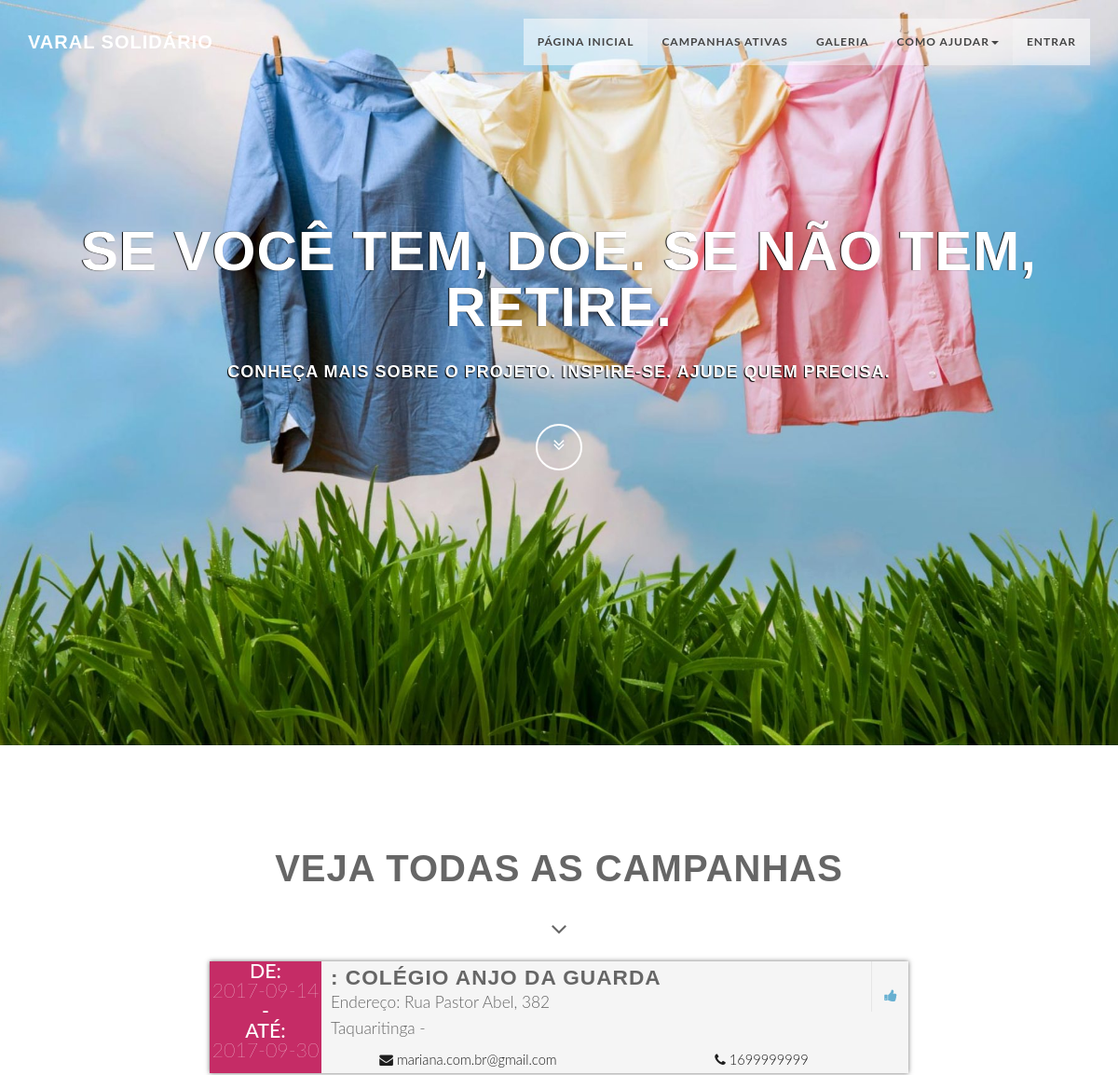
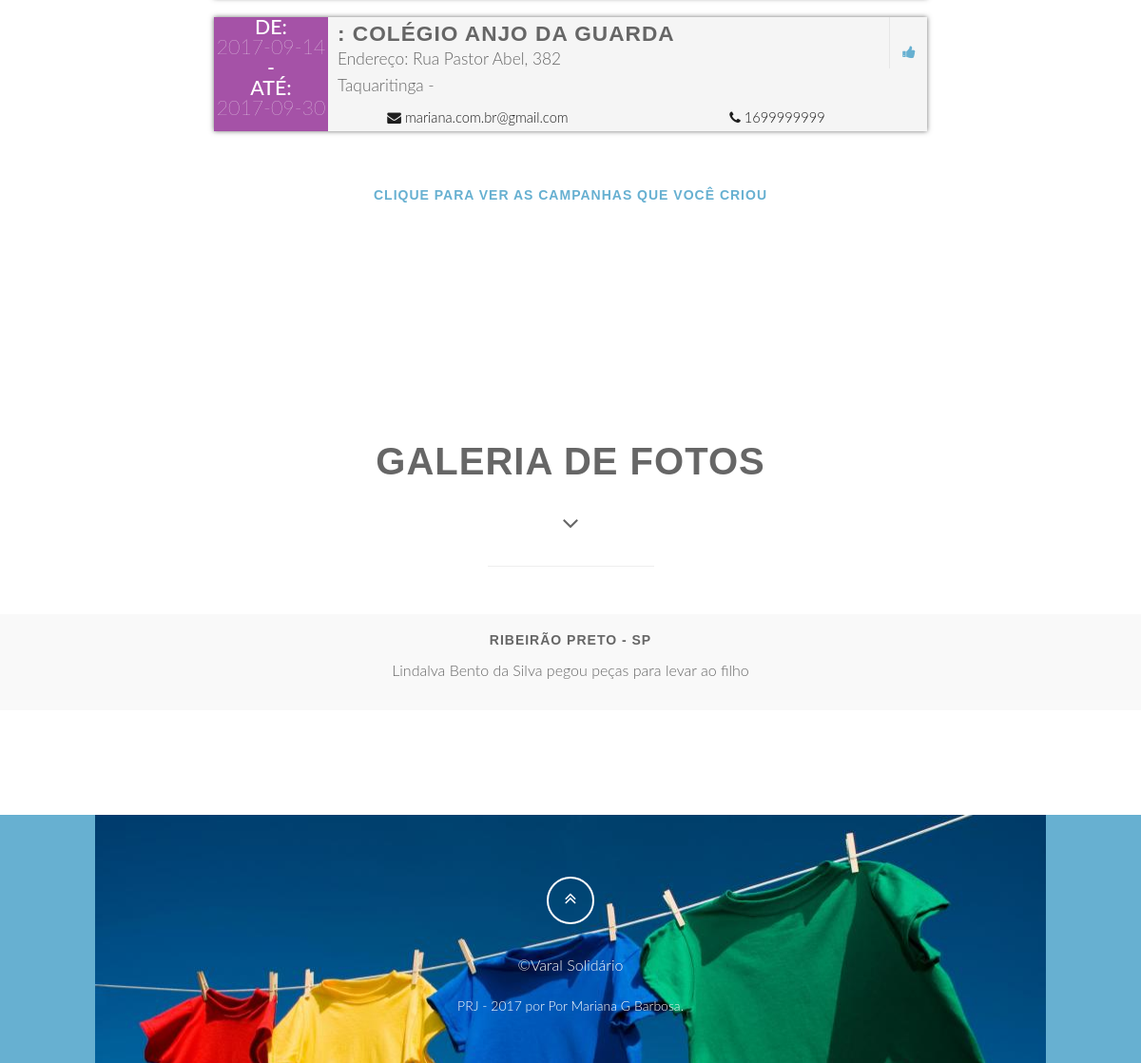
Screenshot of /pesquisar_campanha_antigo.php with the database file from the repository (2 pictures, top to bottom).
### tables this page shows
CREATE TABLE `campanha` (
  `id_campanha` int(11) NOT NULL,
  `local_camp` varchar(100) NOT NULL,
  `cidade_camp` varchar(100) NOT NULL,
  `bairro_camp` varchar(255) NOT NULL,
  `endereco_camp` varchar(255) NOT NULL,
  `inicio_camp` date NOT NULL,
  `fim_camp` date NOT NULL,
  `descricao_camp` text NOT NULL,
  `email_camp` varchar(100) NOT NULL,
  `phone_camp` varchar(20) NOT NULL,
  `criadoem_camp` timestamp NOT NULL DEFAULT CURRENT_TIMESTAMP ON UPDATE CURRENT_TIMESTAMP
);

### pesquisar_campanha_antigo.php (the view, shortened to what this page needs)
  <?php
    $dados = mysql_query("select * from campanha order by id_campanha desc;");
    $linha = mysql_fetch_assoc($dados);
    $total = mysql_num_rows($dados);
    if ( !isset($_SESSION['email']) and !isset($_SESSION['senha']) ) {
    include_once 'includes/menu_semlogin.php';
}else{
    include 'includes/menu.php';
}
    include 'includes/header.php';
  ?>
     <section id="comoajudar" class="home-section text-center">
         <div class="heading-about">
            <div class="container">
               <div class="row">
                  <div class="col-lg-8 col-lg-offset-2">
                     <div class="wow bounceInDown" data-wow-delay="0.4s">
                        <div class="section-heading">
                           <h2>
                              Veja todas as campanhas
                           </h2>
                           <i class="fa fa-2x fa-angle-down">
                           </i>
                        </div>
                     </div>
                  </div>
               </div>
            </div>
         </div>
            <div class="container">
    <div class="row">
      <div class="[ col-xs-12 col-sm-offset-2 col-sm-8 ]">
        <ul class="event-list" >
        <?php
            if($total){do {
        ?>
          <li>
            <time datetime="2014-07-20">
              <span class="month">De:</span>
              <span class="day"><?php echo $linha['inicio_camp']; ?></span>
              <span class="month"> - </span>
              <span class="month">Até:</span>
              <span class="day"><?php echo $linha['fim_camp']; ?></span>
            </time>
            <div class="info">
              <h2 class="title"><?php echo $linha['tipo_camp']; ?>: <?php echo $linha['local_camp']; ?></h2>
              <p class="desc">Endereço: <?php echo $linha['endereco_camp']; ?></p>
              <p class="desc"><?php echo $linha['cidade_camp']; ?> - <?php echo $linha['estado_camp']; ?></p>
              <ul>
                <li style="width:50%;"><span class="fa fa-envelope"></span> <?php echo $linha['email_camp']; ?></li>
                <li style="width:50%;"><span class="fa fa-phone"></span> <?php echo $linha['phone_camp']; ?></li>
              </ul>
            </div>
            <div class="social">
              <ul>
              <li>
              <td><a href="<?php echo "engajar.php?id_campanha=".$linha['id_campanha'] ?>" class="fa fa-thumbs-up" ></a></td></li>
              </ul>
            </div>
          </li>
        <?php
        }  while ($linha = mysql_fetch_assoc($dados));
        }
         ?>
        </ul>
        <br></br>
        <h5><a href="criar_campanha.php#visualizar">clique para ver as campanhas que você criou</a></h5>
      </div>
    </div>
  </div>
      </section>
    <section id="galeria" class="home-section text-center">
    <div class="heading-about">
      <div class="container">
      <div class="row">
        <div class="col-lg-8 col-lg-offset-2">
          <div class="wow bounceInDown" data-wow-delay="0.4s">
          <div class="section-heading">
          <h2>Galeria de Fotos</h2>
          <i class="fa fa-2x fa-angle-down"></i>
          </div>
          </div>
        </div>
      </div>
      </div>
    </div>
    <div class="row">
      <div class="col-lg-2 col-lg-offset-5">
        <hr class="marginbot-50">
      </div>
    </div>
        <div class="row">
            <div class="center-block">
        <div class="wow bounceInUp" data-wow-delay="0.2s">
                <div class="team boxed-grey">
                    <div class="inner">
            <h5>Ribeirão Preto - SP</h5>
                        <p class="subtitle">Lindalva Bento da Silva pegou peças para levar ao filho</p>
                    </div>
                </div>
        </div>
            </div>
        </div>
  </section>
      <?php
            include 'includes/footer.php';
        ?>

### includes/menu_semlogin.php (shortened to what this page needs)
<!DOCTYPE html>
<html lang="pt-BR">
   <head>
      <link href="css/bootstrap.min.css" rel="stylesheet" type="text/css">
      <link href="font-awesome/css/font-awesome.min.css" rel="stylesheet" type="text/css">
      <link href="css/animate.css" rel="stylesheet" />
      <link href="css/style.css" rel="stylesheet">
      <link href="color/default.css" rel="stylesheet">
   </head>
<body id="page-top" data-spy="scroll" data-target=".navbar-custom">
      <nav class="navbar navbar-custom navbar-fixed-top" role="navigation">
         <div class="container">
            <div class="navbar-header page-scroll">
               <a class="navbar-brand" href="index.php">
                  <h1>VARAL SOLIDÁRIO</h1>
               </a>
            </div>
            <div class="collapse navbar-collapse navbar-right navbar-main-collapse">
               <ul class="nav navbar-nav">
        <li class="active"><a href="index.php">Página inicial</a></li>
        <li><a href="pesquisar_campanha.php">Campanhas ativas</a></li>
        <li><a href="index.php#galeria">Galeria</a></li>
        <li class="dropdown">
          <a href="#" class="dropdown-toggle" data-toggle="dropdown">Como Ajudar<b class="caret"></b></a>
          </li>
          <li class="active"><a href="login.php">Entrar</a></li>
      </ul>
            </div>
         </div>
      </nav>
      <section id="intro" class="intro">
         <div class="slogan">
            <h2>
               SE VOCÊ TEM, DOE. SE NÃO TEM, RETIRE.
            </h2>
            <h4>
               Conheça mais sobre o projeto. Inspire-se. Ajude quem precisa.
            </h4>
         </div>
         <div class="page-scroll">
            <a href="#galeria" class="btn btn-circle">
            <i class="fa fa-angle-double-down animated"></i>
            </a>
         </div>
      </section>

### includes/header.php (shortened to what this page needs)
<!DOCTYPE html>
<html lang="pt-BR">
   <head>
      <link href="css/bootstrap.min.css" rel="stylesheet" type="text/css">
      <link href="font-awesome/css/font-awesome.min.css" rel="stylesheet" type="text/css">
      <link href="css/animate.css" rel="stylesheet" />
      <link href="css/style.css" rel="stylesheet">
      <link href="color/default.css" rel="stylesheet">
   </head>

### includes/footer.php (shortened to what this page needs)
<footer>
	<div class="container">
			<div class="row">
				<div class="col-md-12 col-lg-12">
					<div class="wow shake" data-wow-delay="0.4s">
					<div class="page-scroll marginbot-30">
						<a href="#intro" id="totop" class="btn btn-circle">
							<i class="fa fa-angle-double-up animated"></i>
						</a>
					</div>
					</div>
					<p>&copy;Varal Solidário</p>
                    <div class="credits">
                        <a href="#intro">PRJ - 2017</a> por <a href="#">Por Mariana G Barbosa.</a>
                    </div>
				</div>
			</div>
		</div>
			</footer>
</body>
</html>

### color/default.css (style rules this page uses)
a,.tp-caption a.btn:hover { color: #67b0d1; }
footer { background-color: #67b0d1; }

### rows the page displays
campanha: inicio_camp "2017-09-14", fim_camp "2017-09-30", local_camp "COLÉGIO ANJO DA GUARDA", endereco_camp "Rua Pastor Abel, 382", cidade_camp "Taquaritinga", email_camp "mariana.com.br@gmail.com", phone_camp "1699999999"
campanha: inicio_camp "2017-09-14", fim_camp "2017-09-30", local_camp "COLÉGIO ANJO DA GUARDA", endereco_camp "Rua Pastor Abel, 382", cidade_camp "Taquaritinga", email_camp "mariana.com.br@gmail.com", phone_camp "1699999999"
